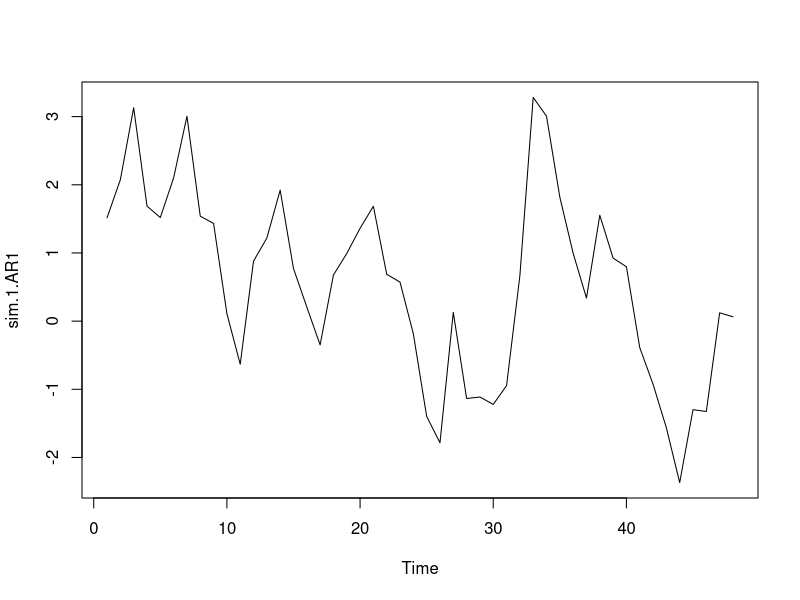
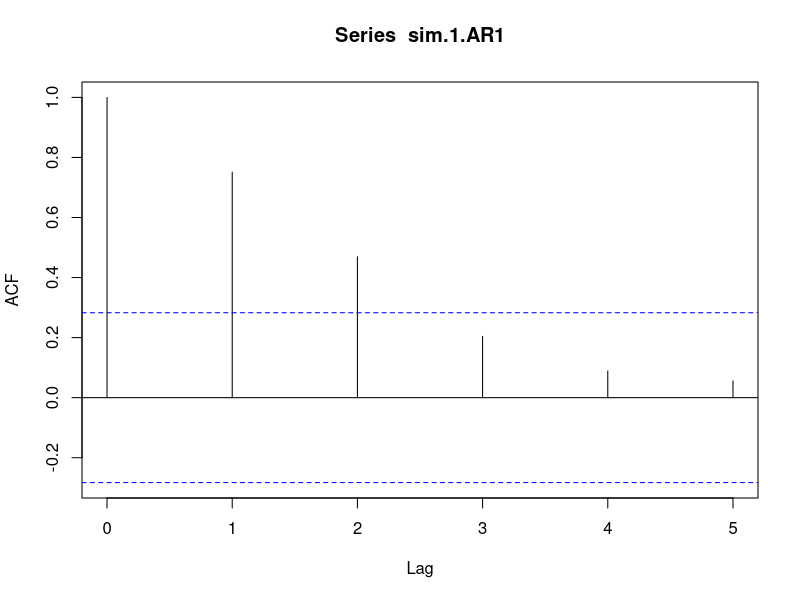
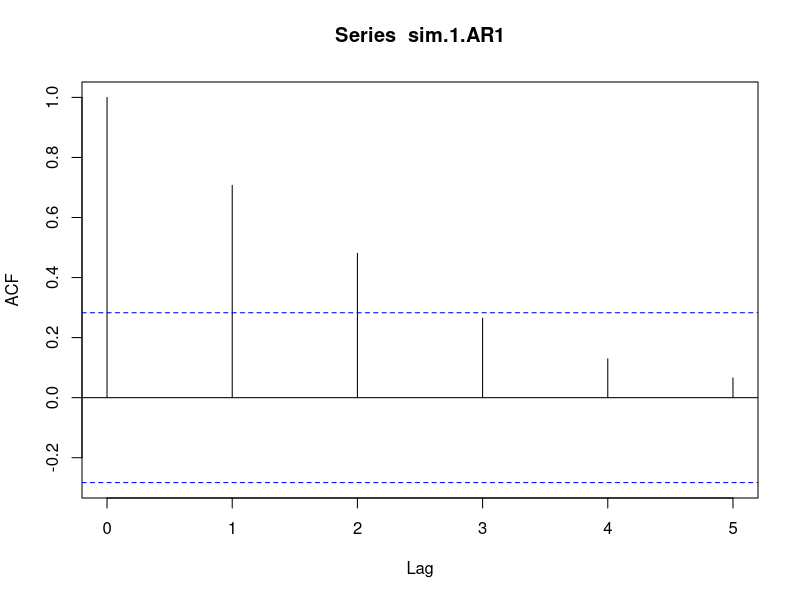
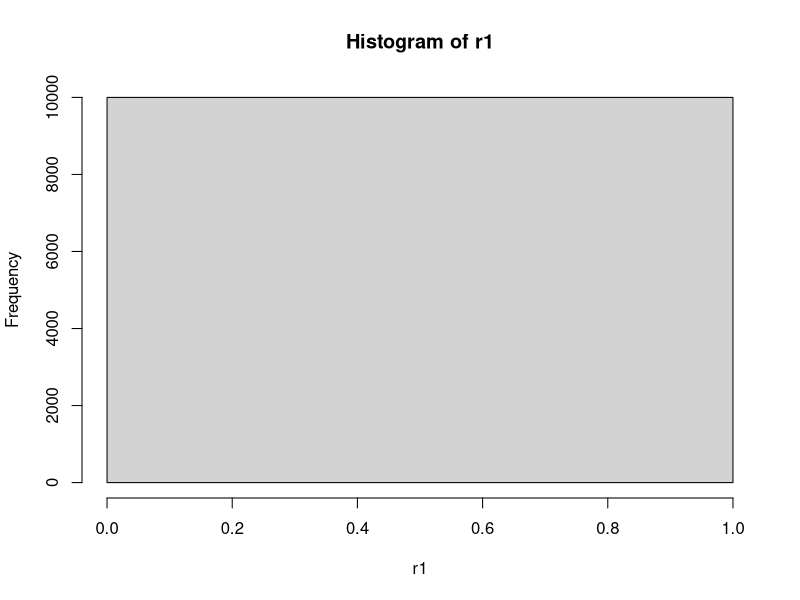
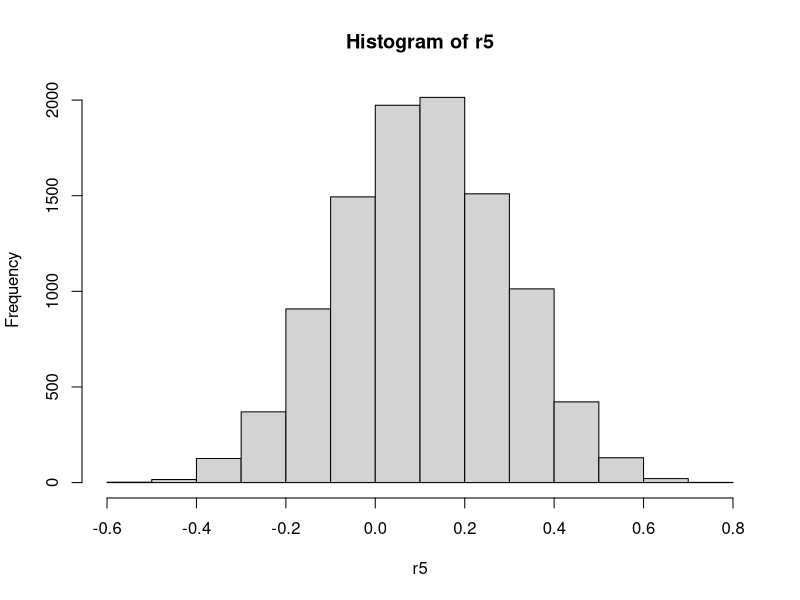
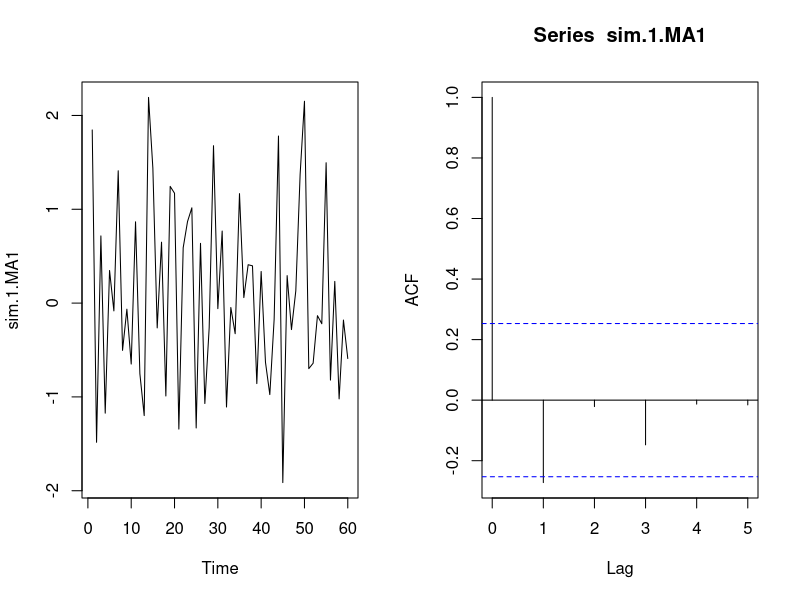
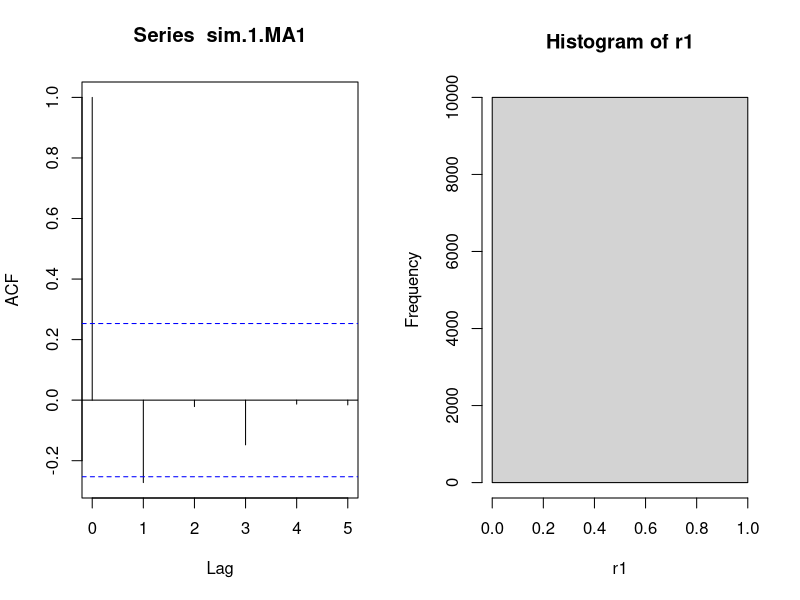
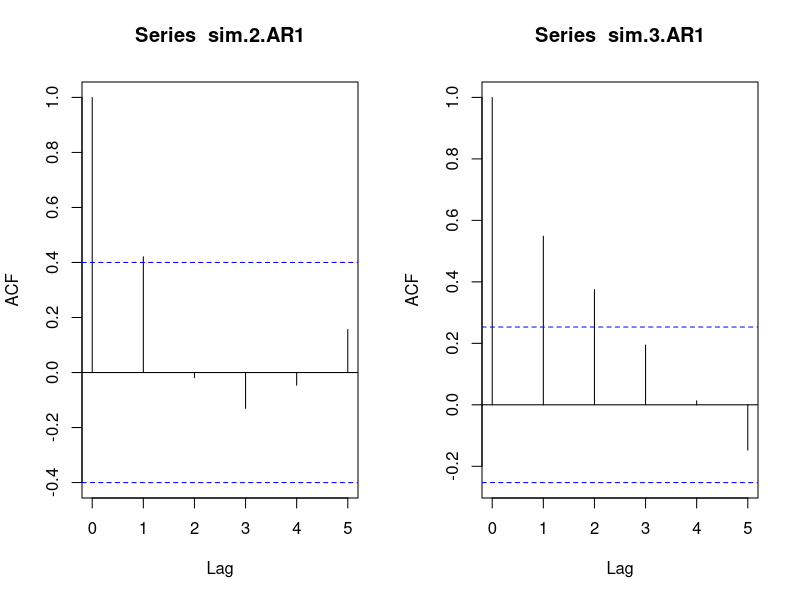

Recreate these plots in R, in order. (Note: this script raises an error after producing the figures.)

#TEXTBOOK: Time Series Analysis with Applications in R ~ J. Cryer & K-s. Chan
#Class projects&assignments

#Model Specification

#question 6.20

# Simulate an AR(1) time series with n= 48 and with φ= 0.7.
# (a)Calculate the theoretical autocorrelations at lag 1 and lag 5 for this model.
# (b)Calculate the sample autocorrelations at lag 1 and lag 5 and compare the values with 
# their theoretical values. Use Equations (6.1.5) and (6.1.6) page 111,to quantify the comparisons. 
# (c) Repeat part (b) with a new simulation. Describe how the precision of the estimate varies 
# with different samples selected under identical conditions.
# (d)If software permits, repeat the simulation of the series and calculation of r1 and r5
# many times and form the sampling distributions of r1 and r5
# . Describe
# how the precision of the estimate varieswith different samples selected under
# identical conditions. How well does the large-sample variance given in Equation (6.1.5) 
# on page 111, approximate the variance in your sampling distribution?
  
  
#Simulate an AR(1) time series with n= 48 and with ??= 0.7
set.seed(92397)
sim.1.AR1<-arima.sim(model=list(ar=c(0.7)),n=48)
plot(sim.1.AR1)
acf(sim.1.AR1,lag.max=5)[1:5]


#part c
sim.1.AR1<-arima.sim(model=list(ar=c(0.7)),n=48)
acf(sim.1.AR1,lag.max=5)[1:5]

#part d
set.seed(92397) 
r1=rep(NA,10000)
r5=r1 # We are doing 10,000 replications.
for (k in 1:10000) {
  sim.1.AR1=arima.sim(model=list(ar=0.7),n=48);
  r1[k]=acf(sim.1.AR1,xaxp=c(0,10,5),plot=F)$acf[1];
  r5[k]=acf(sim.1.AR1,xaxp=c(0,10,5),plot=F)$acf[5]
  }
hist(r1)
mean(r1)
sd(r1)
median(r1)
hist(r5)
mean(r5)
sd(r5)
median(r5)

par(mfrow=c(1,2))

#question 6.21

# Simulate an MA(1) time series with n= 60 and with θ= 0.5.
# (a)Calculate the theoretical autocorrelation at lag 1 for this model.
# (b)Calculate the sample autocorrelation at lag 1, and compare the value with its
# theoretical value. Use Exhibit 6.2 on page 112, to quantify the comparisons. 
# (c) Repeat part (b) with a new simulation. Describe how the precision of the estimate varies 
# with different samples selected under identical conditions.
# (d)If software permits, repeat the simulation of the series and calculation of r1
# many times and form the sampling distribution of r1
# . Describe how the precision of the estimate varies with different samples selected under 
# identical conditions. How well does the large-sample variance given in Exhibit 6.2 on page
# 112, approximate the variance in your sampling distribution? 
  
#Simulate an MA(1) time series with n= 60 and with ??= 0.5
set.seed(92397)
sim.1.MA1<-arima.sim(model=list(ma=c(-0.5)),n=60)
plot(sim.1.MA1)
acf(sim.1.MA1,lag.max=5)[1]

#part c
sim.1.AR1<-arima.sim(model=list(ma=c(-0.5)),n=60)
acf(sim.1.MA1,lag.max=5)[1]

#part d
set.seed(92397) 
r1=rep(NA,10000)
r5=r1 # We are doing 10,000 replications.
for (k in 1:10000) {
  sim.1.MA1=arima.sim(model=list(ar=-0.5),n=60);
  r1[k]=acf(sim.1.MA1,xaxp=c(0,10,5),plot=F)$acf[1]
  }
hist(r1)
mean(r1)
sd(r1)
median(r1)


#question 6.23

# Simulate an AR(1) time series with φ= 0.6, with
# (a)n= 24, and estimate ρ1= φ= 0.6 with r1;
# (b)n= 60, and estimate ρ1= φ= 0.6 with r1;
# (c) n= 120, and estimate ρ1= φ= 0.6 with r1.
# (d)For each of the series in parts (a), (b), and (c), compare the estimated values
# with the theoretical value. Use Equation (6.1.5) on page 111, to quantify the
# comparisons. In general, describe how the precision of the estimate varies
# with the sample size

#AR(1) time series with ??= 0.6
set.seed(92397)
sim.2.AR1<-arima.sim(model=list(ar=c(0.6)),n=24)
acf(sim.2.AR1,lag.max=5)[1]
sim.3.AR1<-arima.sim(model=list(ar=c(0.6)),n=60)
acf(sim.3.AR1,lag.max=5)[1]
sim.3.AR1<-arima.sim(model=list(ar=c(0.6)),n=120)
acf(sim.3.AR1,lag.max=5)[1]


#question 6.24

# Simulate an MA(1) time series with θ= 0.7, with
# (a)n= 24, and estimate ρ1with r1;
# (b)n= 60, and estimate ρ1with r1;
# (c) n= 120, and estimate ρ1with r1.
# (d)For each of the series in parts (a), (b), and (c), compare the estimated values of ρ1
# with the theoretical value. Use Exhibit 6.2 on page 112, to quantify the
# comparisons. In general, describe how the precision of the estimate varies
# with the sample size.

#MA(1) time series with ??= 0.7
set.seed(92397)
sim.2.MA1<-arima.sim(model=list(ma=(-0.7)),n=24)
acf(sim.2.MA1,plot = FALSE)$acf[1]
sim.3.MA1<-arima.sim(model=list(ma=c(-0.7)),n=60)
acf(sim.3.MA1,plot = FALSE)$acf[1]
sim.3.MA1<-arima.sim(model=list(ma=c(-0.7)),n=120)
acf(sim.3.MA1,plot = FALSE)$acf[1]


#question 6.25

# Simulate an AR(1) time series of length n= 36 with φ= 0.7.
# (a)Calculate and plot the theoretical autocorrelation function for this model. Plot
# sufficient lags until the correlations are negligible.
# (b)Calculate and plot the sample ACF for your simulated series. How well do the
# values and patterns match the theoretical ACF from part (a)?
# (c) What are the theoretical partial autocorrelations for this model?
# (d)Calculate and plot the sample ACF for your simulated series. How well do the
# values and patterns match the theoretical ACF from part (a)? Use the
# large-sample standard errors reported in Exhibit 6.1 on page 111, to quantify
# your answer.
# (e) Calculate and plot the sample PACF for your simulated series. How well do
# the values and patterns match the theoretical ACF from part (c)? Use the
# large-sample standard errors reported on page 115 to quantify your answer

#part a
acf1<-ARMAacf(ar=0.7,lag.max = 15)
plot(acf1[-1],type = "h",ylab = 'ACF')
abline(h=0)
round(acf1,digits = 3)

#part b
set.seed(92397)
sim.5.AR1<-arima.sim(model=list(ar=c(0.7)),n=36)
round(acf(sim.5.AR1,plot = FALSE)$acf,digits = 3)
acf(sim.5.AR1,lag.max = 15)

pacf(acf1)
pacf(sim.5.AR1)

#Question 6.26

# Simulate an MA(1) time series of length n= 48 with θ= 0.5.
# (a)What are the theoretical autocorrelations for this model?
# (b)Calculate and plot the sample ACF for your simulated series. How well do the
# values and patterns match the theoretical ACF from part (a)?
# (c) Calculate and plot the theoretical partial autocorrelation function for this
# model. Plot sufficient lags until the correlations are negligible. (Hint: See
# Equation (6.2.6) on page 114.)
# (d)Calculate and plot the sample PACF for your simulated series. How well do
# the values and patterns match the theoretical ACF from part (c)?

set.seed(92397)
sim.5.MA1<-arima.sim(model=list(ma=(-0.5)),n=48)

#part a. Theoretical autocorrelations

acf(sim.5.MA1)
theta<-0.5
phikk<-rep(NA,10)
for (k in 1:10) {
  phikk[k]<--(theta^k*(1-theta^2))/(1-theta^(2*(k+1)))
}

plot(phikk,type = 'h')
abline(h=0)


pacf(sim.5.MA1)


#question 6.29

# Simulate a mixed ARMA(1,1) model of length n= 60 with φ= 0.4 and θ= 0.6.
# (a)Calculate and plot the theoretical autocorrelation function for this model. Plot
# sufficient lags until the correlations are negligible.
# (b)Calculate and plot the sample ACF for your simulated series. How well do the
# values and patterns match the theoretical ACF from part (a)?
# (c) Calculate and interpret the sample EACFfor this series. Does the EACF help
# you specify the correct orders for the model?
# (d)Repeat parts (b) and (c) with a new simulation using the same parameter values and sample size.
# (e) Repeat parts (b) and (c) with a new simulation using the same parameter values but sample 
# size n= 36.
# (f) Repeat parts (b) and (c) with a new simulation using the same parameter values but sample 
# size n= 120

#Simulate a mixed ARMA(1,1) model of length n= 60 with ??= 0.4 and ??= 0.6
arma1<-ARMAacf(ar=0.4,ma=-0.6,lag.max = 15)
plot(arma1,type='h')
abline(h=0)

#Part b
set.seed(92397)
simARMA<-arima.sim(model = list(ar=0.4,ma=-0.6),n=60)
acf(simARMA,xaxp=c(0,20,10))

#part c
eacf(simARMA)

#part d
simARMA<-arima.sim(model = list(ar=0.4,ma=-0.6),n=60)
acf(simARMA,xaxp=c(0,20,10))

eacf(simARMA)

#part e
simARMA<-arima.sim(model = list(ar=0.4,ma=-0.6),n=36)
acf(simARMA,xaxp=c(0,20,10))

eacf(simARMA)

#part f
simARMA<-arima.sim(model = list(ar=0.4,ma=-0.6),n=120)
acf(simARMA,xaxp=c(0,20,10))

eacf(simARMA)
